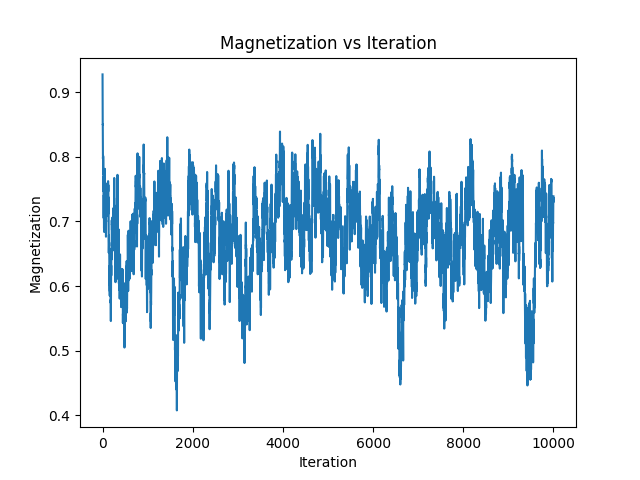

Python code for this plot:
import numpy as np
import matplotlib.pyplot as plt
L = 64
# 温度T はz =exp(2/T)−1 = √2の 解

# beta = 1.0 / T
beta = 0.5 * np.log(1.0 + np.sqrt(2.0))
rng = np.random.default_rng()

# 状態配列（唯一の状態配列）
spins = np.ones((L, L), dtype=np.int8)

# チェッカーボードマスク（初回だけ作る）
x = np.arange(L)[:, None]
y = np.arange(L)[None, :]
mask_black = ((x + y) % 2 == 0)
mask_white = ~mask_black


def sweep(spins, beta, rng,itrations=100):
    ms = []
    for _ in range(itrations):
        for mask in (mask_black, mask_white):

            # ----- 近傍和（最速） -----
            n  = np.roll(spins,  1, axis=0)
            n += np.roll(spins, -1, axis=0)
            n += np.roll(spins,  1, axis=1)
            n += np.roll(spins, -1, axis=1)

            # ----- 熱浴確率 -----
            p = 1.0 / (1.0 + np.exp(-2 * beta * n))

            # ----- ランダムに更新 -----
            r = rng.random((L, L))
            sub = mask
            spins[sub] = np.where(r[sub] < p[sub], 1, -1)
        ms.append(spins.mean())
    return np.array(ms)
        
ms = sweep(spins, beta, rng, itrations=10000)

plt.plot(ms)
plt.title('Magnetization vs Iteration(Heat Bath Method)')
plt.xlabel('Iteration')
plt.ylabel('Magnetization')
plt.title('Magnetization vs Iteration')
plt.savefig('task4_2_heat.png')
plt.show()



